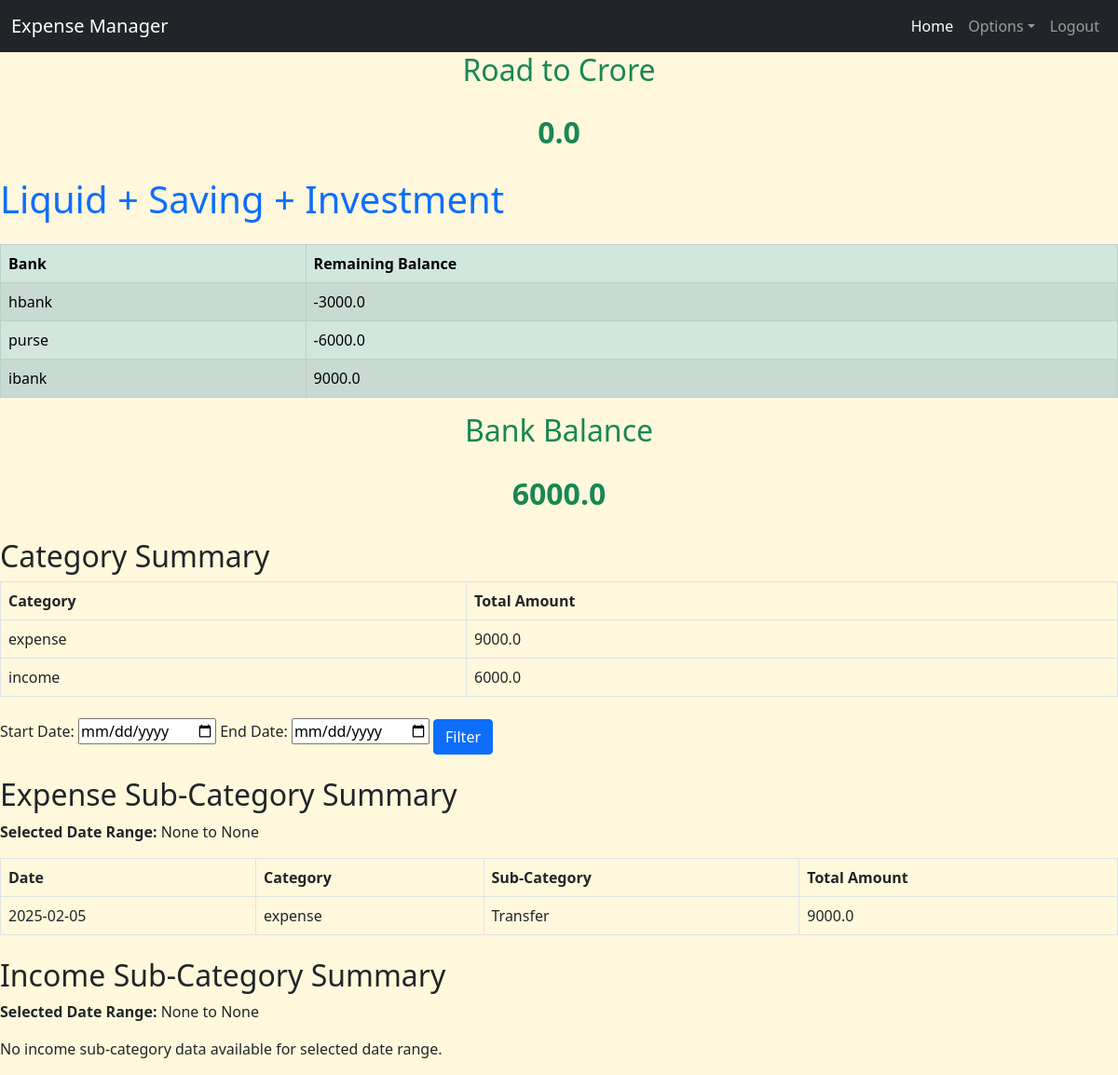
Screenshot of /summary (signed in) with the database file from the repository.
### app.py (models this page shows)
class IncomeExpenseManager(db.Model):
    id = db.Column(db.Integer, primary_key=True)
    date = db.Column(db.Date, nullable=False)
    from_bank = db.Column(db.String(10), nullable=True)
    to_bank = db.Column(db.String(10), nullable=True)
    category = db.Column(db.String(20), nullable=False)
    sub_category = db.Column(db.String(50), nullable=False)
    description = db.Column(db.String(100), nullable=False)
    amount = db.Column(db.Float, nullable=False)
    user_id = db.Column(db.Integer, db.ForeignKey('user.id'), nullable=False)  # NEW: Link expense to user
    user = db.relationship('User', backref=db.backref('expenses', lazy=True))  # NEW: Relationship

### app.py (the view)
@app.route('/summary')
@login_required
def category_summary():
    start_date = request.args.get('start_date')
    end_date = request.args.get('end_date')
    category_summary = db.session.query(IncomeExpenseManager.category, db.func.sum(IncomeExpenseManager.amount).label('total_amount')).group_by(IncomeExpenseManager.category).all() #.filter(IncomeExpenseManager.date.between(start_date, end_date))
    query = db.session.query(IncomeExpenseManager.date, IncomeExpenseManager.category, IncomeExpenseManager.sub_category, db.func.sum(IncomeExpenseManager.amount).label('total_amount')).filter(IncomeExpenseManager.user_id == current_user.id).group_by(IncomeExpenseManager.date, IncomeExpenseManager.category, IncomeExpenseManager.sub_category).order_by(IncomeExpenseManager.date.desc())
    if start_date and end_date:
        query = query.filter(IncomeExpenseManager.date.between(start_date, end_date))
    exp_sub_category_summary = query.filter(IncomeExpenseManager.category == 'expense').all()
    inc_sub_category_summary = query.filter(IncomeExpenseManager.category == 'income').all()
    from_bank_summary = db.session.query(IncomeExpenseManager.from_bank, db.func.sum(IncomeExpenseManager.amount).label('balance')).filter(IncomeExpenseManager.from_bank.isnot(None)).group_by(IncomeExpenseManager.from_bank).all() #, IncomeExpenseManager.date.between(start_date, end_date)
    to_bank_summary = db.session.query(IncomeExpenseManager.to_bank, db.func.sum(IncomeExpenseManager.amount).label('balance')).filter(IncomeExpenseManager.to_bank.isnot(None)).group_by(IncomeExpenseManager.to_bank).all() #, IncomeExpenseManager.date.between(start_date, end_date)
    included_banks = ['hbank', 'ibank', 'pbank']  # Exclude the other two
    select_from_bank_summary = db.session.query(IncomeExpenseManager.from_bank, db.func.sum(IncomeExpenseManager.amount).label('balance')).filter(IncomeExpenseManager.from_bank.isnot(None)).filter(IncomeExpenseManager.from_bank.in_(included_banks)).group_by(IncomeExpenseManager.from_bank).all()
    select_to_bank_summary = db.session.query(IncomeExpenseManager.to_bank, db.func.sum(IncomeExpenseManager.amount).label('balance')).filter(IncomeExpenseManager.to_bank.isnot(None)).filter(IncomeExpenseManager.to_bank.in_(included_banks)).group_by(IncomeExpenseManager.to_bank).all()
    bank_balances = {}
    for bank, balance in from_bank_summary:
        bank_balances[bank] = bank_balances.get(bank, 0) - balance  # removed - above in from_bank_summary and added - here
    for bank, balance in to_bank_summary:
        bank_balances[bank] = bank_balances.get(bank, 0) + balance
    select_bank_balances = {}
    for bank, balance in select_from_bank_summary:
        select_bank_balances[bank] = select_bank_balances.get(bank, 0) - balance  # removed - above in from_bank_summary and added - here
    for bank, balance in select_to_bank_summary:
        select_bank_balances[bank] = select_bank_balances.get(bank, 0) + balance
    total_bank_balance = sum(bank_balances.values())
    select_total_bank_balance = sum(select_bank_balances.values())
    return render_template('category_summary.html', category_summary=category_summary, exp_sub_category_summary=exp_sub_category_summary, inc_sub_category_summary=inc_sub_category_summary, bank_balances=bank_balances, total_bank_balance=total_bank_balance, select_bank_balances=select_bank_balances, select_total_bank_balance=select_total_bank_balance, start_date=start_date, end_date=end_date) #saving_summary=saving_summary, invest_summary=invest_summary,start_date=start_date.strftime('%Y-%m-%d'), end_date=end_date.strftime('%Y-%m-%d'),

### app.py (called while the page is built)
@login_manager.user_loader
def load_user(user_id):
    return User.query.get(int(user_id))  # Fetch user from database

### templates/category_summary.html
{% extends 'base.html' %}
{% block content %}
<h2 class="mb-4 text-success text-center">Road to Crore</h2>
<p class="mb-4 text-success text-center fs-2"><strong>{{ total_bank_balance | round(2) }}</strong></p>
<h1 class="mb-4 text-primary">Liquid + Saving + Investment</h1>
{% if bank_balances %}
<table class="table table-success table-striped table-bordered table-hover">
    <thead>
        <tr>
            <th scope="col">Bank</th>
            <th scope="col">Remaining Balance</th>
        </tr>
    </thead>
    <tbody>
        {% for bank, balance in bank_balances.items() %}
        <tr>
            <td>{{ bank if bank else 'None' }}</td>
            <td>{{ balance | round(2) }}</td>
        </tr>
        {% endfor %}
    </tbody>
</table>
{% else %}
<p>No bank balances available.</p>
{% endif %}
<h2 class="mb-4 text-success text-center">Bank Balance</h2>
<p class="mb-4 text-success text-center fs-2"><strong>{{ select_total_bank_balance | round(2) }}</strong></p>
<h2 class="mt-4">Category Summary</h2>
{% if category_summary %}
<table class="table table-bordered table-hover">
    <thead>
        <tr>
            <th scope="col">Category</th>
            <th scope="col">Total Amount</th>
        </tr>
    </thead>
    <tbody>
        {% for category, total_amount in category_summary %}
        <tr>
            <td>{{ category }}</td>
            <td>{{ total_amount | round(2) }}</td>
        </tr>
        {% endfor %}
    </tbody>
</table>
{% else %}
<p>No category data available.</p>
{% endif %}
<form method="GET" action="{{ url_for('category_summary') }}" class="mb-3">
    <label for="start_date">Start Date:</label>
    <input type="date" name="start_date" id="start_date" value="{{ start_date }}" class="">
    <label for="end_date">End Date:</label>
    <input type="date" name="end_date" id="end_date" value="{{ end_date }}" class="">
    <button type="submit" class="btn btn-primary mt-2">Filter</button>
</form>
<h2 class="mt-4">Expense Sub-Category Summary</h2>
<p><strong>Selected Date Range:</strong> {{ start_date }} to {{ end_date }}</p>
{% if exp_sub_category_summary %}
<table class="table table-bordered table-hover">
    <thead>
        <tr>
            <th scope="col">Date</th>
            <th scope="col">Category</th>
            <th scope="col">Sub-Category</th>
            <th scope="col">Total Amount</th>
        </tr>
    </thead>
    <tbody>
        {% for date, category, sub_category, total_amount in exp_sub_category_summary %}
        <tr>
            <td>{{ date.strftime('%Y-%m-%d') }}</td>
            <td>{{ category }}</td>
            <td>{{ sub_category }}</td>
            <td>{{ total_amount | round(2) }}</td>
        </tr>
        {% endfor %}
    </tbody>
</table>
{% else %}
<p>No expense sub-category data available for selected date range.</p>
{% endif %}
<h2 class="mt-4">Income Sub-Category Summary</h2>
<p><strong>Selected Date Range:</strong> {{ start_date }} to {{ end_date }}</p>
{% if inc_sub_category_summary %}
<table class="table table-bordered table-hover">
    <thead>
        <tr>
            <th scope="col">Date</th>
            <th scope="col">Category</th>
            <th scope="col">Sub-Category</th>
            <th scope="col">Total Amount</th>
        </tr>
    </thead>
    <tbody>
        {% for date, category, sub_category, total_amount in inc_sub_category_summary %}
        <tr>
            <td>{{ date.strftime('%Y-%m-%d') }}</td>
            <td>{{ category }}</td>
            <td>{{ sub_category }}</td>
            <td>{{ total_amount | round(2) }}</td>
        </tr>
        {% endfor %}
    </tbody>
</table>
{% else %}
<p>No income sub-category data available for selected date range.</p>
{% endif %}
{% endblock %}

### templates/base.html (style rules this page uses)
body { background-color: cornsilk; }

### rows the page displays
IncomeExpenseManager: to_bank "ibank", amount "9000.0", category "expense", strftime "2025-02-05", sub_category "Transfer"
IncomeExpenseManager: category "income", amount "6000.0"

### other values shown
{{ total_bank_balance | round(2) }} "0.0"
{{ bank if bank else 'None' }} "hbank" "purse"
{{ balance | round(2) }} "-3000.0" "-6000.0"
{{ select_total_bank_balance | round(2) }} "6000.0"
{{ start_date }} "None"
{{ end_date }} "None"
